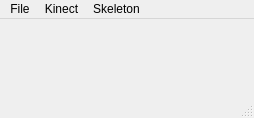
<?xml version="1.0" encoding="UTF-8"?>
<ui version="4.0">
 <class>MainWindow</class>
 <widget class="QMainWindow" name="MainWindow">
  <property name="geometry">
   <rect>
    <x>0</x>
    <y>0</y>
    <width>254</width>
    <height>118</height>
   </rect>
  </property>
  <property name="windowTitle">
   <string>MainWindow</string>
  </property>
  <widget class="QWidget" name="centralWidget"/>
  <widget class="QMenuBar" name="menuBar">
   <property name="geometry">
    <rect>
     <x>0</x>
     <y>0</y>
     <width>254</width>
     <height>27</height>
    </rect>
   </property>
   <widget class="QMenu" name="menuFile">
    <property name="title">
     <string>File</string>
    </property>
    <addaction name="actionLoad_Motion"/>
    <addaction name="actionSave_Motion"/>
    <addaction name="actionRun_Motion"/>
    <addaction name="actionStop_Motion"/>
    <addaction name="separator"/>
    <addaction name="actionExit"/>
   </widget>
   <widget class="QMenu" name="menuSkeleton">
    <property name="title">
     <string>Kinect</string>
    </property>
    <addaction name="actionConnect"/>
    <addaction name="actionRun"/>
    <addaction name="actionStop"/>
    <addaction name="actionRecord"/>
   </widget>
   <widget class="QMenu" name="menuSkeleton_2">
    <property name="title">
     <string>Skeleton</string>
    </property>
    <addaction name="actionCreate"/>
    <addaction name="actionExport_to_blender_2"/>
   </widget>
   <addaction name="menuFile"/>
   <addaction name="menuSkeleton"/>
   <addaction name="menuSkeleton_2"/>
  </widget>
  <widget class="QStatusBar" name="statusBar"/>
  <action name="actionCapture">
   <property name="text">
    <string>Capture</string>
   </property>
  </action>
  <action name="actionLoad_Motion">
   <property name="text">
    <string>Load Motion</string>
   </property>
  </action>
  <action name="actionSave_Motion">
   <property name="text">
    <string>Save Motion</string>
   </property>
  </action>
  <action name="actionExit">
   <property name="text">
    <string>Exit</string>
   </property>
  </action>
  <action name="actionRun">
   <property name="text">
    <string>Run</string>
   </property>
  </action>
  <action name="actionStop">
   <property name="text">
    <string>Stop</string>
   </property>
  </action>
  <action name="actionCreate">
   <property name="text">
    <string>Create</string>
   </property>
  </action>
  <action name="actionExport_to_blender">
   <property name="text">
    <string>Export to blender</string>
   </property>
  </action>
  <action name="actionRecord">
   <property name="text">
    <string>Record</string>
   </property>
  </action>
  <action name="actionExport_to_blender_2">
   <property name="text">
    <string>Export to blender</string>
   </property>
  </action>
  <action name="actionConnect">
   <property name="text">
    <string>Connect</string>
   </property>
  </action>
  <action name="actionRun_Motion">
   <property name="text">
    <string>Run Motion</string>
   </property>
  </action>
  <action name="actionStop_Motion">
   <property name="text">
    <string>Stop Motion</string>
   </property>
  </action>
 </widget>
 <layoutdefault spacing="6" margin="11"/>
 <resources/>
 <connections/>
</ui>
